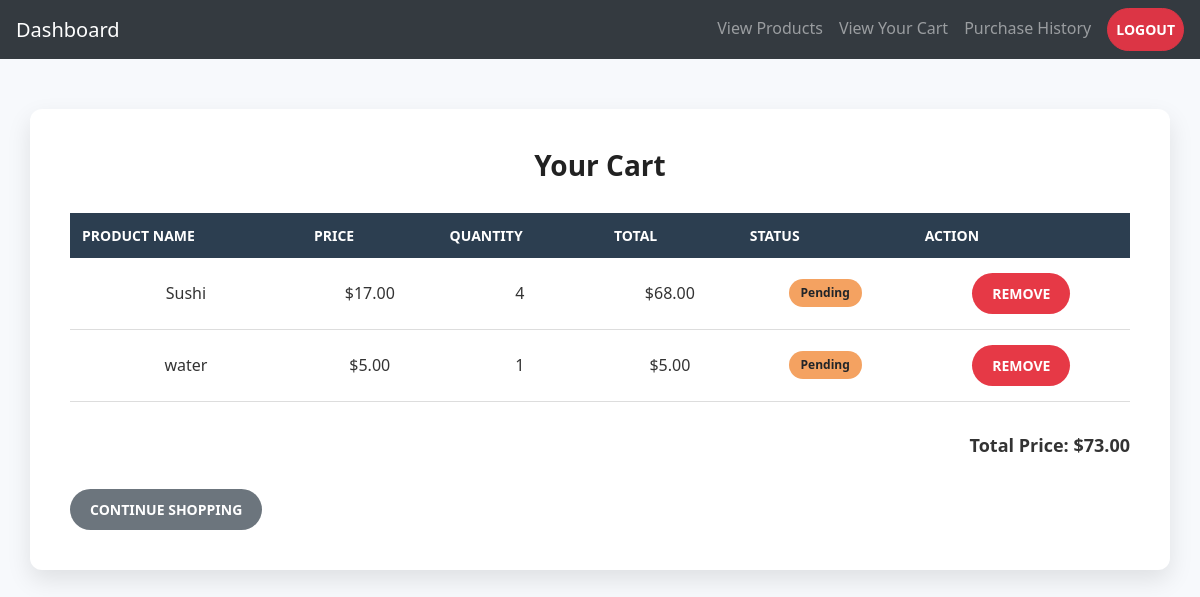
The page /cart/view/ (signed in) on the database its author committed.
### store/models.py (models this page shows, shortened)
class CartItem(models.Model):
    cart = models.ForeignKey(Cart, on_delete=models.CASCADE)
    product = models.ForeignKey(Product, on_delete=models.CASCADE)
    quantity = models.PositiveIntegerField(default=1)
    PENDING = 'P'
    APPROVED = 'A'
    REJECTED = 'R'
    STATUS_CHOICES = [
        (PENDING, 'Pending'),
        (APPROVED, 'Approved'),
        (REJECTED, 'Rejected'),
    ]
    status = models.CharField(max_length=1, choices=STATUS_CHOICES, default=PENDING)

class Product(models.Model):
    name = models.CharField(max_length=255)
    price = models.DecimalField(max_digits=10, decimal_places=2)

class Cart(models.Model):
    customer = models.ForeignKey(User, on_delete=models.CASCADE)
    is_approved = models.BooleanField(default=False)
    is_denied = models.BooleanField(default=False)
    created_at = models.DateTimeField(auto_now_add=True)
    def calculate_total(self):
        total = sum(item.quantity * item.product.price for item in self.cartitem_set.all())
        return total

### store/views.py (the view)
# urls.py: path('cart/view/', views.view_cart, name='view_cart'),
@login_required
def view_cart(request):
    cart, created = Cart.objects.get_or_create(customer=request.user, is_approved=False)
    cart_items = CartItem.objects.filter(cart=cart)
    total_cart_price = 0
    for item in cart_items:
        item.total_price = item.product.price * item.quantity
        total_cart_price += item.total_price  # Sumar el total al precio total del carrito
    return render(request, 'store/view_cart.html', {'cart_items': cart_items, 'cart': cart, 'total_cart_price': total_cart_price})

### store/templates/store/view_cart.html (shortened to what this page needs)
<!DOCTYPE html>
<html lang="en">
<head>
    <link rel="stylesheet" href="https://stackpath.bootstrapcdn.com/bootstrap/4.3.1/css/bootstrap.min.css">
</head>
<body>
    {% include 'navbar.html' %}
    <div class="container">
        <h2>Your Cart</h2>
        {% if cart_items %}
        <table>
            <thead>
                <tr>
                    <th>Product Name</th>
                    <th>Price</th>
                    <th>Quantity</th>
                    <th>Total</th>
                    <th>Status</th>
                    <th>Action</th>
                </tr>
            </thead>
            <tbody>
                {% for item in cart_items %}
                <tr>
                    <td>{{ item.product.name }}</td>
                    <td>${{ item.product.price }}</td>
                    <td>{{ item.quantity }}</td>
                    <td>${{ item.total_price|floatformat:2 }}</td>
                    <td>
                        {% if item.status == 'P' %}
                        <span class="badge badge-warning">Pending</span>
                        {% elif item.status == 'A' %}
                        <span class="badge badge-success">Approved</span>
                        {% elif item.status == 'R' %}
                        <span class="badge badge-danger">Rejected</span>
                        {% endif %}
                    </td>
                    <td>
                        <a href="{% url 'remove_from_cart' item.id %}" class="btn btn-danger-custom">Remove</a>
                    </td>
                </tr>
                {% endfor %}
            </tbody>
        </table>
        <p class="total-price"><strong>Total Price: </strong> ${{ cart.calculate_total|floatformat:2 }}</p>
        {% else %}
        <p class="empty-cart">Your cart is empty.</p>
        {% endif %}
        <a href="{% url 'view_products' %}" class="btn btn-secondary-custom">Continue Shopping</a>
    </div>
</body>
</html>

### store/templates/store/view_cart.html (style rules this page uses)
body { background-color: #f7f9fc; font-family: 'Segoe UI', Tahoma, Geneva, Verdana, sans-serif; color: #333; }
.container { margin-top: 50px; background-color: #ffffff; padding: 40px; border-radius: 12px; box-shadow: 0 10px 25px rgba(0, 0, 0, 0.1); }
h2 { font-weight: 600; text-align: center; margin-bottom: 30px; color: #222; font-size: 28px; }
table { width: 100%; border-collapse: collapse; margin-bottom: 30px; }
thead th { background-color: #2c3e50; color: #ffffff; text-transform: uppercase; font-size: 14px; padding: 12px; border: none; }
tbody td { padding: 15px; text-align: center; border-bottom: 1px solid #ddd; }
.badge { padding: 8px 12px; border-radius: 30px; font-size: 12px; font-weight: 600; }
.badge-warning { background-color: #f4a261; }
.btn { font-size: 14px; font-weight: 600; text-transform: uppercase; border-radius: 30px; padding: 10px 20px; transition: all 0.3s ease; }
.btn-danger-custom { background-color: #e63946; color: white; border: none; }
.btn-secondary-custom { background-color: #6c757d; color: white; border: none; }
.total-price { font-weight: 600; font-size: 18px; text-align: right; margin-bottom: 30px; }

### rows shown on the page
CartItem: product.name "Sushi", product.price "17.00", quantity "4", total_price "68.00", status "Pending"
CartItem: product.name "water", product.price "5.00", quantity "1", total_price "5.00", status "Pending"
Cart: calculate_total "73.00"
